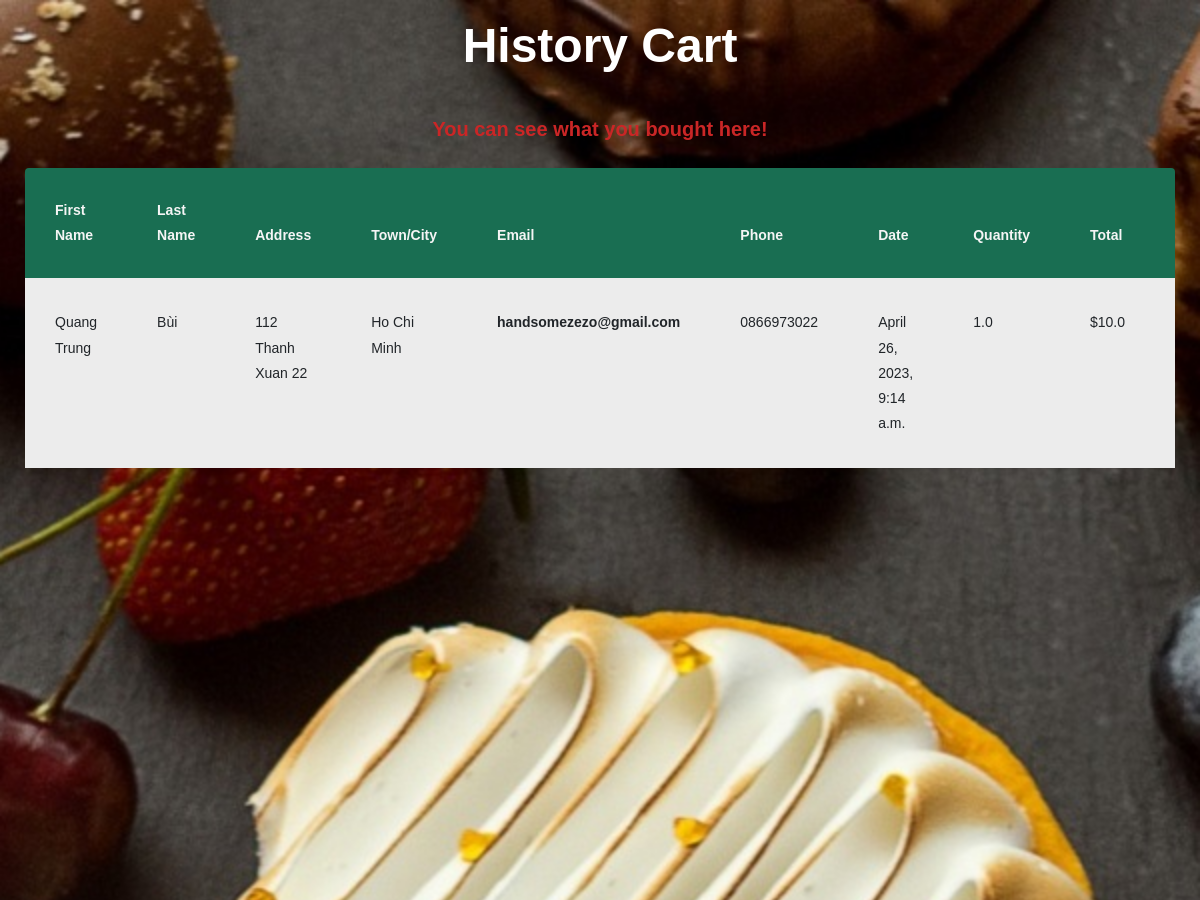
/history/ (signed in, upper part), run on an earlier commit of the app's database.
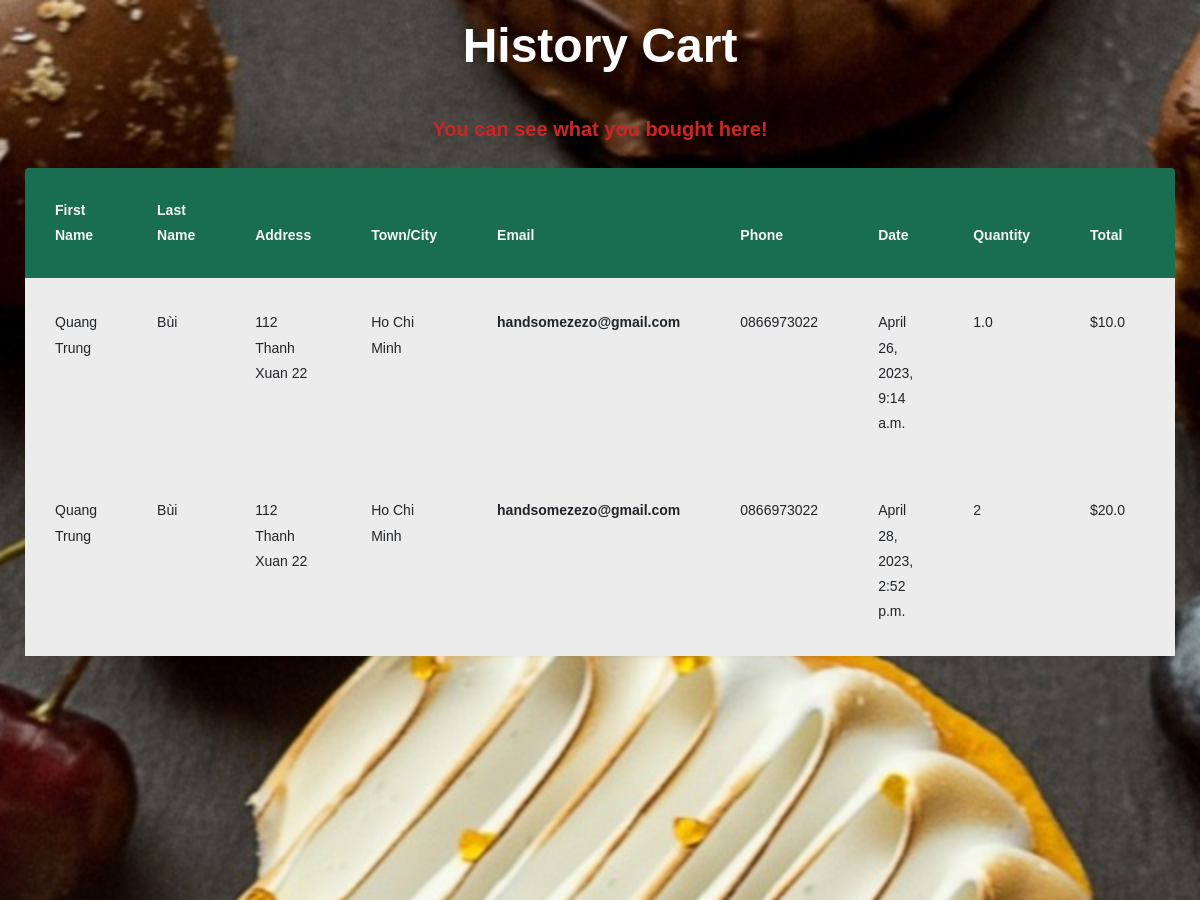
And on a later commit of the database.
### cakeshop/models.py (models this page shows, shortened)
class Bill(models.Model):
    user = models.ForeignKey(User, on_delete=models.CASCADE)
    email = models.EmailField()
    first_name = models.CharField(max_length=50)
    last_name = models.CharField(max_length=50)
    address = models.CharField(max_length=255)
    town_city = models.CharField(max_length=50)
    phone_number = models.CharField(max_length=12)
    add_information = models.TextField(max_length=500, null=True, blank=True)
    cake_list = models.JSONField()
    total_price = models.DecimalField(max_digits=10, decimal_places=2)
    date = models.DateTimeField(auto_now_add=True)

### cakeshop/views.py (the view)
# urls.py: path('history/', views.BillView.get_all_bill, name='purchase_history'),
    def get_all_bill(request):
        bill_list = Bill.objects.filter(user=request.user)
        bills = []
        for bill in bill_list:
            cake_list = json.loads(bill.cake_list)
            new_bill = {'id': bill.id, 'email': bill.email, 'phone_number': bill.phone_number,
                        'first_name': bill.first_name, 'last_name': bill.last_name,
                        'town_city': bill.town_city, 'address': bill.address,
                        'date': bill.date, 'note': bill.add_information,
                        'cake_list': cake_list, 'total': float(bill.total_price)}
            bills.append(new_bill)
        context = {'bills': bills}
        return render(request, 'cakeshop/purchase_history.html', context)

### cakeshop/templates/cakeshop/purchase_history.html (shortened to what this page needs)
<!doctype html>
<html lang="en">
{% load static %}
<head>
    <link rel="stylesheet" href="https://stackpath.bootstrapcdn.com/font-awesome/4.7.0/css/font-awesome.min.css">
    <link rel="stylesheet" href="{% static 'css/purchase_history.css' %}">
    <link rel="stylesheet" href="{% static 'css/purchase_history-costume.css' %}">
</head>
<body>
    <section class="ftco-section background__htrc" style="
        background-image: url(/static/img/slider_3.png);
        background-position: center !important;
        background-size: cover !important;
        background-repeat: no-repeat;
        width: 100%;
        height: 300vh;
        padding: 10px;">
        <div class="container-fluid">
            <div class="row justify-content-center">
                <div class="col-md-6 text-center mb-4">
                    <h2 class="heading-section">History Cart</h2>
                </div>
            </div>
            <div class="row">
                <div class="col-md-12">
                    <h3 class="h5 mb-4 text-center text-center-color">You can see what you bought here!</h3>
                    <div class="table-wrap">
                        <table class="table myaccordion table-hover" id="accordion">
                            <thead>
                                <tr>
                                    <th class="row_baground-cl">First Name</th>
                                    <th class="row_baground-cl">Last Name</th>
                                    <th class="row_baground-cl">Address</th>
                                    <th class="row_baground-cl">Town/City</th>
                                    <th class="row_baground-cl">Email</th>
                                    <th class="row_baground-cl">Phone</th>
                                    <th class="row_baground-cl">Date</th>
                                    <th class="row_baground-cl">Quantity</th>
                                    <th class="row_baground-cl">Total</th>
                                    <th class="row_baground-cl">&nbsp;</th>
                                </tr>
                            </thead>
                            <tbody>
                                {% for billItem in bills %}
                                <tr data-toggle="collapse" data-target="#collapseOne_{{ billItem.id }}" aria-expanded="true"
                                    aria-controls="collapseOne_{{ billItem.id }}">
                                    <td>{{billItem.first_name}}</td>
                                    <td>{{billItem.last_name}}</td>
                                    <td>{{billItem.address}}</td>
                                    <td>{{billItem.town_city}}</td>
                                    <th scope="row">{{billItem.email}}</th>
                                    <td>{{billItem.phone_number}}</td>
                                    <td>{{billItem.date}}</td>
                                    <td>
                                        {% for cake in billItem.cake_list %}
                                        {{ cake.quantity }}
                                        {% endfor %}
                                    </td>
                                    <td>${{ billItem.total }}</td>
                                    <td>
                                    </td>
                                </tr>
                                {% endfor %}
                            </tbody>
                        </table>
                    </div>
                </div>
            </div>
        </div>
    </section>
</body>
</html>

### cakeshop/static/css/purchase_history-costume.css (style rules this page uses)
.table-wrap { border-radius: 4px; }
.heading-section { font-size: 48px !important; font-weight: 700; color: rgb(255, 255, 255); }
.text-center-color { color: rgb(202, 38, 38); font-weight: 600; }
.row_baground-cl { background-color: rgb(25, 110, 82) !important; color: whitesmoke !important; }

What changed in the data, as far as the page shows it:
added Bill: first_name "Quang Trung", last_name "Bùi", address "112 Thanh Xuan 22", town_city "Ho Chi Minh", email "handsomezezo@gmail.com", phone_number "0866973022", date "April 28, 2023, 2:52 p.m."
Also different on the page:
new list line: "2 $ 20.0"
